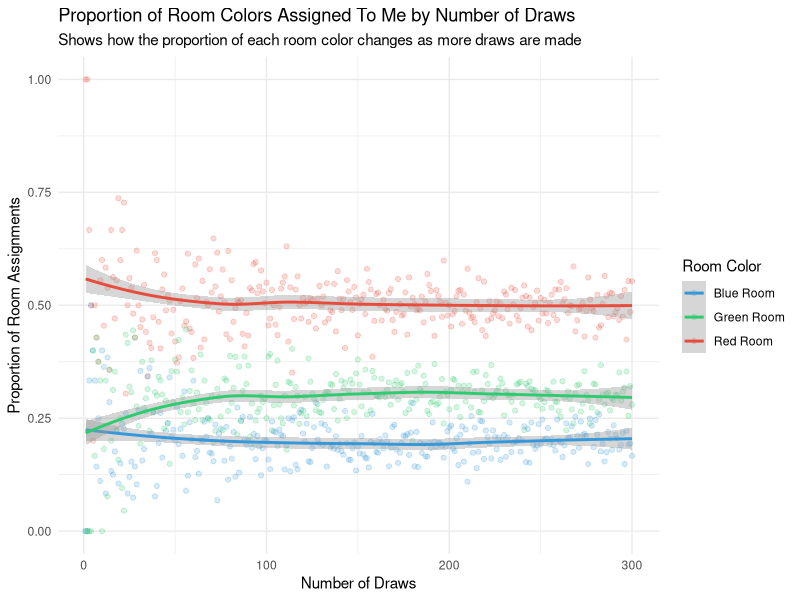

R code for this plot:
## ---- chunk 1
library(tidyverse)
## ---- chunk 2
room_pref <- function(red_p, blue_p, green_p) {
  dorms <- c("red", "blue", "green")
  prob <- c(red_p, blue_p, green_p)
  sample(dorms, size = 3, replace = FALSE, prob = prob)
}
## ---- chunk 3
space_identifier <- function(color_pref, room_occ, r_rooms, b_rooms, g_rooms) {
  occ <- c(r_rooms, b_rooms, g_rooms)
  
  colors <- c("red", "blue", "green")
  color_num <- match(color_pref, colors)
  
  if (occ[color_num] < room_occ[color_num]) {
    return(colors[color_num])
  }
  return("no")
}
## ---- chunk 4
room_assignment <- function(pref_order, room_occ, r_rooms, b_rooms, g_rooms) {
  for (pref in pref_order) {
    room <- space_identifier(pref, room_occ, r_rooms, b_rooms, g_rooms)
    if (room != "no") return(room)
  }
}
## ---- chunk 5
my_room <- function(lottery_num, pref_probs, room_occ) {
  r_rooms <- 0
  b_rooms <- 0
  g_rooms <- 0
  my_room_color <- ""
  map(1:lottery_num, function(num) {
    
    if (num == lottery_num) {
      my_room_color <<- room_assignment(c("red", "blue", "green"), room_occ, r_rooms, b_rooms, g_rooms)
    }
    
    # Getting Individual Room Prefs
    pref_order <- room_pref(pref_probs[[1]], pref_probs[[2]], pref_probs[[3]])
    
    room <- room_assignment(pref_order, room_occ, r_rooms, b_rooms, g_rooms)
    
    if (room == "red") {
      r_rooms <<- r_rooms + 1
    }
    if (room == "blue") {
      b_rooms <<- b_rooms + 1
    }
    if (room == "green") {
      g_rooms <<- g_rooms + 1
    }
  })
  return(my_room_color)
}
## ---- chunk 6
# Define the function to calculate proportion
calculate_proportion <- function(input_list, value) {
  # Calculate the proportion of 'value' in 'input_list'
  prop <- sum(input_list == value) / length(input_list)
  return(prop)
}
## ---- chunk 7
room_draws <- function(draws, pref_probs, room_occ) {

  room_given <- map(1:draws, function(draw) {
      lottery_num = sample(1:sum(room_occ), 1, replace = FALSE)
      my_room(lottery_num, pref_probs, room_occ) 
    }
  ) |> 
    unlist()
  tibble(
    draws = c(draws),
    red = c(calculate_proportion(room_given, "red")),
    blue = c(calculate_proportion(room_given, "blue")),
    green = c(calculate_proportion(room_given, "green"))
  )
}
## ---- chunk 8
set.seed(47)

pref_probs <- c(0.6, 0.3, 0.1)
room_occ <- c(30, 30, 40)
draws <- 300


type <- "single"

single_data <- map(1:draws, room_draws, pref_probs, room_occ) |> 
  bind_rows() |> 
  pivot_longer(
    cols = red:green,
    names_to = "room",
    values_to = "proportion")

single_data |> 
  filter(draws > 100) |> 
  group_by(room) |> 
  summarize(avg_prop = mean(proportion))
## ---- chunk 9
pallete <- c("Red Room" = "#e74c3c", "Blue Room" = "#3498db", "Green Room" = "#2ecc71")

single_data |> 
  ggplot(aes(x = draws, y = proportion, color = case_when(
      room == "red" ~ "Red Room",
      room == "blue" ~ "Blue Room",
      room == "green" ~ "Green Room"
  ))) +
  geom_point(alpha = 0.2) +
  geom_smooth() +
  labs(color = "Room Color",
       x = "Number of Draws",
       y = "Proportion of Room Assignments",
       title = "Proportion of Room Colors Assigned To Me by Number of Draws",
       subtitle = "Shows how the proportion of each room color changes as more draws are made") +
  scale_color_manual(values = pallete) +
  theme_minimal()

